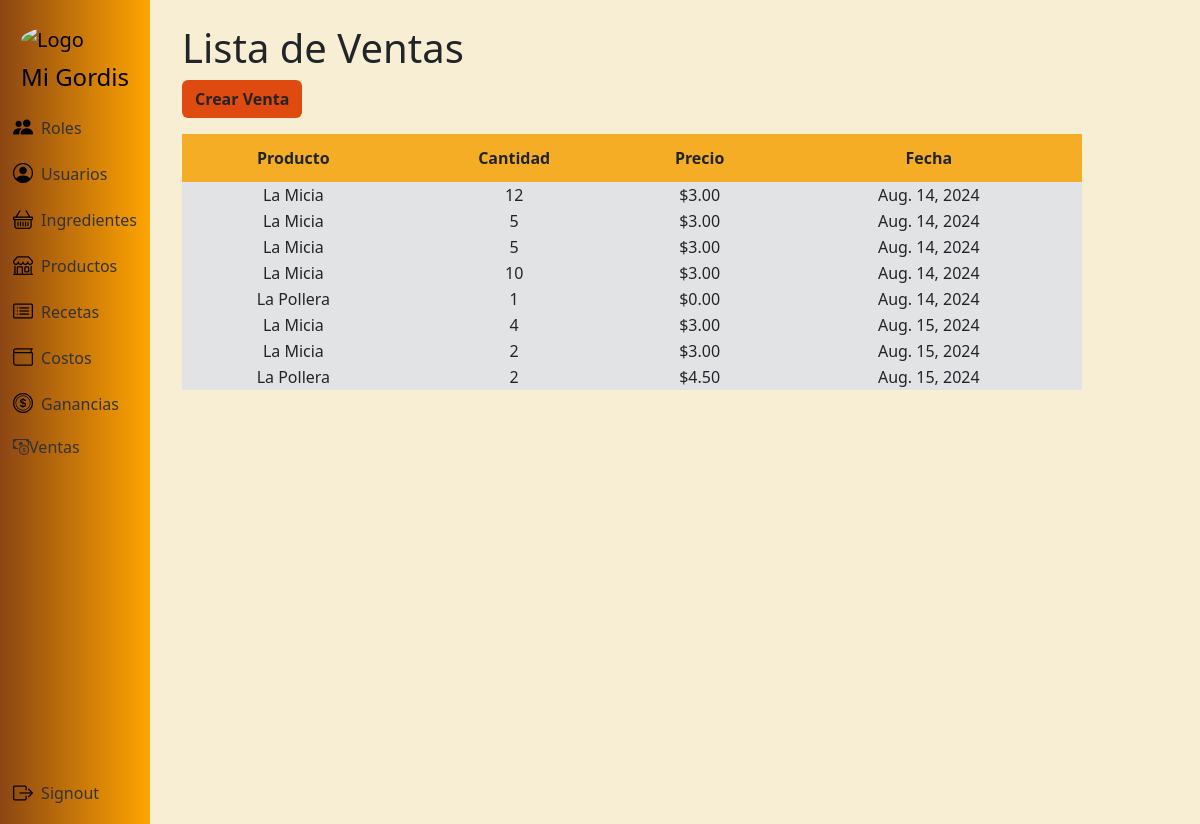
/ventas/ (signed in), run on an earlier commit of the app's database.
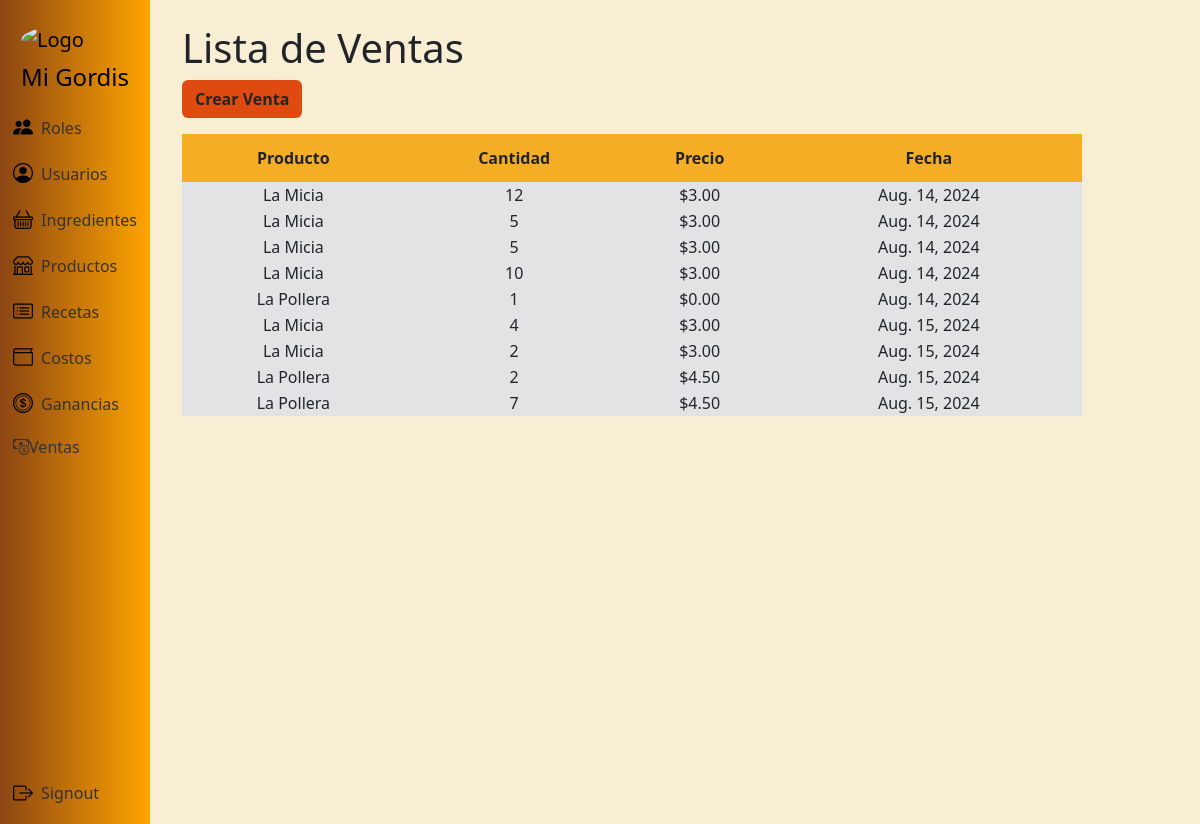
And on a later commit of the database.
### app/models.py (models this page shows, shortened)
class Venta(models.Model):
    producto = models.ForeignKey(Producto, on_delete=models.CASCADE)
    cantidad = models.PositiveIntegerField()
    precio = models.DecimalField(max_digits=10, decimal_places=2, editable=False)
    fecha = models.DateField(auto_now_add=True)

class Producto(models.Model):
    id_producto = models.AutoField(primary_key=True)
    nombre_producto = models.CharField(max_length=100)
    descripcion = models.TextField(blank=True, null=True)

### app/views.py (the view)
# urls.py: path('ventas/', views.venta_listar, name='venta_listar'),
@login_required
@admin_required
def venta_listar(request):
    ventas = Venta.objects.all()
    return render(request, 'venta/venta_listar.html', {'ventas': ventas})

### app/models.py (called while the page is built)
    @property
    def is_rol_admin(self):
        return self.rol.is_admin if self.rol else False

### app/templates/venta/venta_listar.html
{% extends 'layouts/base.html' %}
{% block content %}
<h1>Lista de Ventas</h1>
<a class="btn btn-color fw-bold mb-3" href="{% url 'venta_crear' %}" role="button">Crear Venta</a>
<table class="tb">
  <thead class="encabezado-tabla fw-bold">
    <tr>
      <th>Producto</th>
      <th>Cantidad</th>
      <th>Precio</th>
      <th>Fecha</th>
    </tr>
  </thead>
  <tbody class="bg-secondary-subtle">
    {% for venta in ventas %}
    <tr>
        <td>{{ venta.producto.nombre_producto }}</td>
        <td>{{ venta.cantidad }}</td>
        <td>${{ venta.precio }}</td>
        <td>{{ venta.fecha }}</td>
    </tr>
    {% endfor %}
  </tbody>
</table>
{% endblock %}

What changed in the data, as far as the page shows it:
added Venta: producto.nombre_producto "La Pollera", cantidad "7", precio "4.50", fecha "Aug. 15, 2024"
